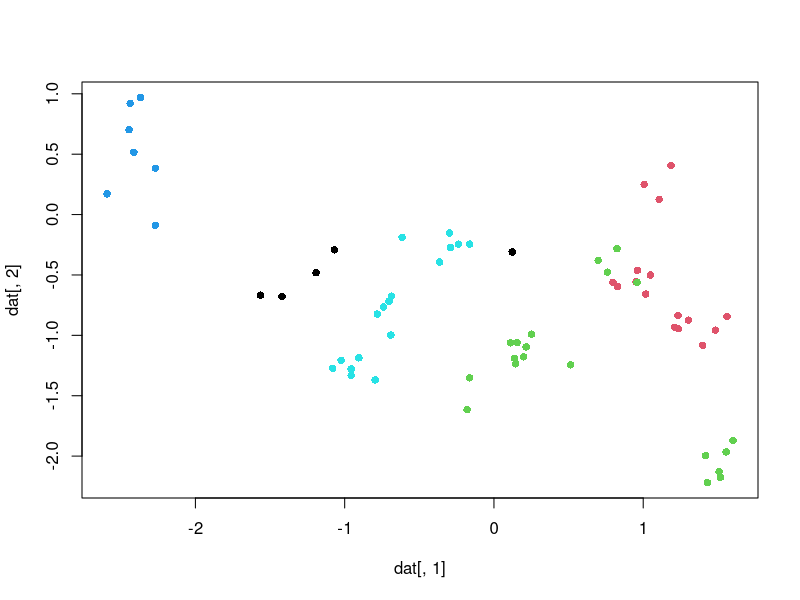

The R script that drew this image: (Note: this script raises an error after producing the figure.)
# >>>>>>>>>>>>>>>>>>>>>>>>>>>>>>>>>>>>>>>>>>>>>>>>>>>>>>>>>>>>>>>>>>>>>>>>>>>>>>>>>>>>>>>>>>>>>>>>>>>>>>>>>>>>
# Project: chapter II
# Date started: 24-08-2021
# Date last modified: 25-08-2021
# Author: Simeon Q. Smeele
# Description: Simple simulation of data that we might get from dtw. 
# This version adds data to code whether or not an ind pair is the same ind. 
# This version adds the rec level. 
# >>>>>>>>>>>>>>>>>>>>>>>>>>>>>>>>>>>>>>>>>>>>>>>>>>>>>>>>>>>>>>>>>>>>>>>>>>>>>>>>>>>>>>>>>>>>>>>>>>>>>>>>>>>>

# Loading libraries
libraries = c('data.table', 'tidyverse', 'rethinking')
for(i in libraries){
  if(! i %in% installed.packages()) lapply(i, install.packages)
  lapply(libraries, require, character.only = TRUE)
}

# Settings
set.seed(3)
N_ind = 5
N_var = 5
lambda_rec = 3
lambda_obs = 5
sigma_ind = 1
sigma_rec = 0.5
sigma_obs = 0.1

# Paths
path_functions = 'ANALYSIS/CODE/social networks model/functions'
path_out = 'ANALYSIS/RESULTS/social networks model/sim_dat.RData'

# Import functions
.functions = sapply(list.files(path_functions, pattern = '*R', full.names = T), source)

# Simulate
recs = c()
inds = c()
dat = data.frame()
for(ind in 1:N_ind){
  means_ind = rnorm(N_var, 0, sigma_ind)
  N_rec = rpois(1, lambda_rec)
  if(N_rec == 0) next
  for(rec in 1:N_rec){
    means_rec = rnorm(N_var, means_ind, sigma_rec)
    N_obs = rpois(1, lambda_obs)
    if(N_obs == 0) next
    for(obs in 1:N_obs){
      recs = c(recs, paste(ind, rec))
      inds = c(inds, ind)
      dat = rbind(dat, rnorm(N_var, means_rec, sigma_obs))
    }
  }
}
inds = as.integer(as.factor(inds))
recs = as.integer(as.factor(recs))

# Plot first two variables
plot(dat[,1], dat[,2], pch = 16, col = inds)

# Make into distance matrix
names(dat) = paste0('x', 1:ncol(dat))
m = as.matrix(dist(dat))
d = m.to.df(m, inds, recs)

# List data
clean_dat = as.list(d)
clean_dat$d = as.numeric(scale(d$d))
clean_dat$N_ind_pair = max(d$ind_pair)
clean_dat$N_rec_pair = max(d$rec_pair)
clean_dat$N_ind = max(d$ind_i)
clean_dat$N_rec = max(d$rec_i)
clean_dat$N_call = max(d$call_j)
clean_dat$N_obs = length(d$call_i)
clean_dat$same_ind = sapply(1:max(d$ind_pair), function(pair) # 1 = same, 0 = different
  ifelse(clean_dat$ind_i[clean_dat$ind_pair == pair][1] == 
           clean_dat$ind_j[clean_dat$ind_pair == pair][1], 1, 0))

# Save
save(clean_dat, file = path_out)
